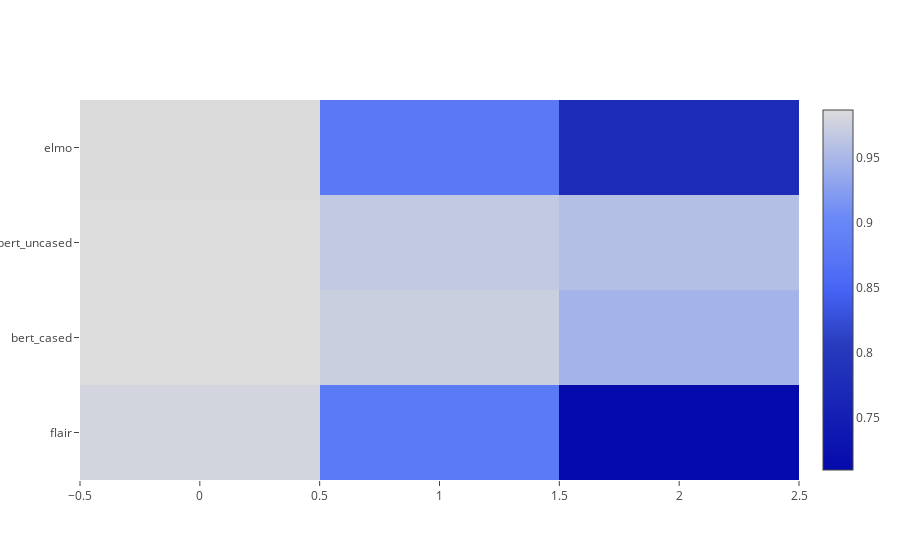
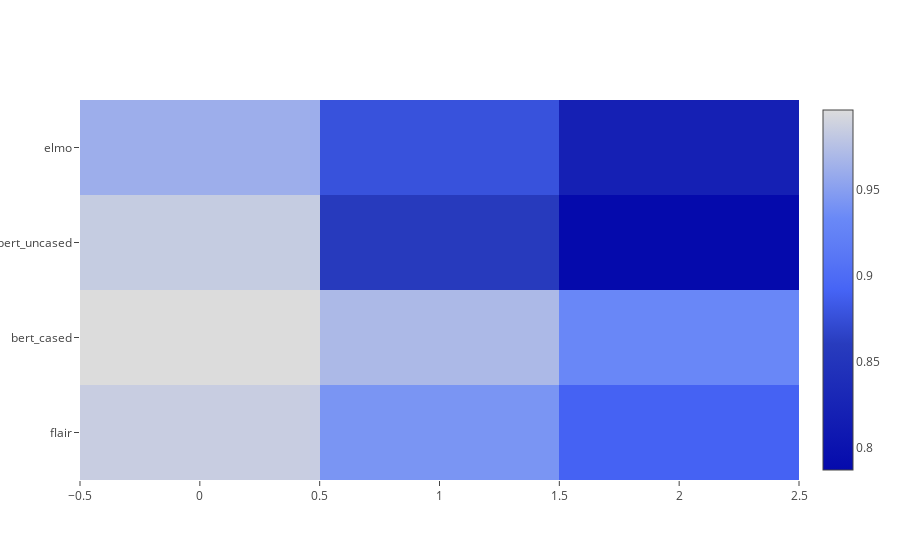
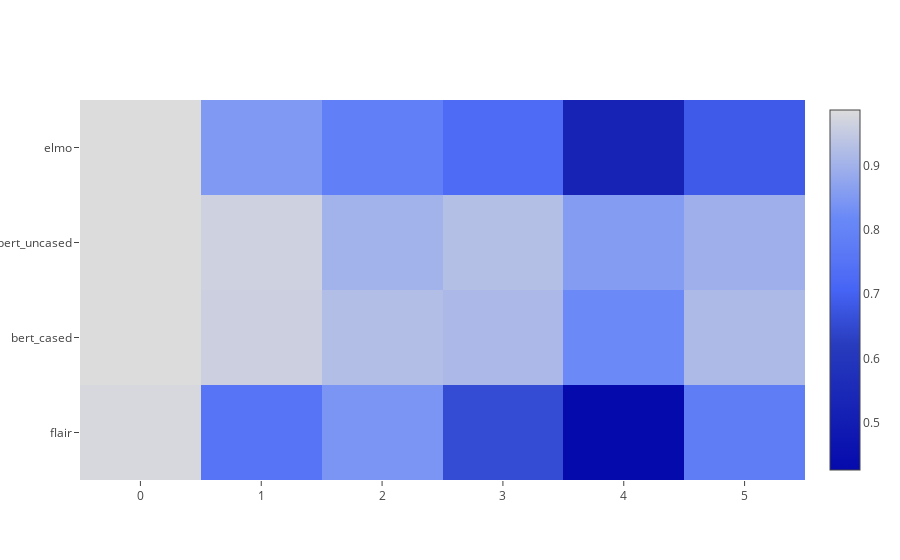
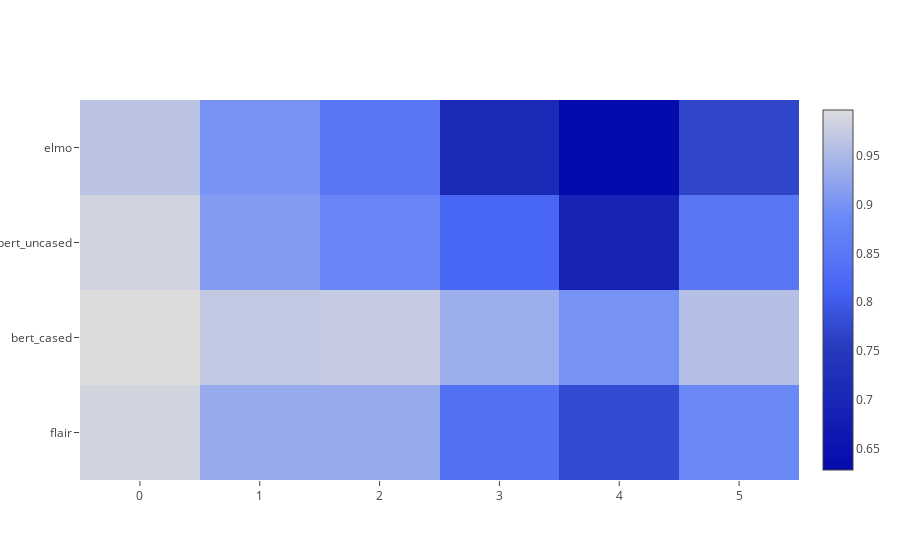

The notebook cell saved with these charts, in order:
### Markdown cell above
## 4. Plot similarities

### Code cell
fig = plotly.tools.make_subplots(rows=1, cols=10)

def plot_similarities(sent, similarities_all, scores_all):
    origin = list(sent[i].keys())[0]
    # print origin sentence
    print(origin + '\n')
    for j in range(len(sent[i][origin])):
        # print each similar sentence
        print(f"{j}. {sent[i][origin][j]}")
        for k in range(len(embedding_names)):
            # print each similarity value for each variant
            print(f"\t {embedding_names[k]} similarity: {similarities_all[i][k][j]}")
    # print scores for all variants
    print(f"Scores: " + ", ".join(f"{embed}: {scor}" for embed, scor in zip(embedding_names, scores_all[i])))
    
    # plot similarity heatmap
    trace = go.Heatmap(z=similarities_all[i], y=embedding_names, colorscale='Blues')
    data=[trace]
    fig.append_trace(trace, 1, i+1)
    iplot(data, filename='basic-heatmap' + str(i))

for i in range(len(sent_eu)):
    
    print(f"Sentence #{i}")
    print("Basque")
    plot_similarities(sent_eu, similarities_all_eu, scores_all_eu)
    print("English")
    plot_similarities(sent_en, similarities_all_en, scores_all_en)

### Figure 1 — Plotly figure (JSON) as saved in the notebook; plotly's stock layout.template omitted (floating-point values rounded to 4 significant figures)
{"data": [{"colorscale": "Blues", "type": "heatmap", "uid": "e0e684d1-9edf-4763-b79b-5713f4835c98", "y": ["flair", "bert_cased", "bert_uncased", "elmo"], "z": [[0.9796, 0.8786, 0.7096], [0.9869, 0.9737, 0.9458], [0.987, 0.9681, 0.9579], [0.9864, 0.8772, 0.7741]]}], "layout": {}}

### Figure 2 — Plotly figure (JSON) as saved in the notebook; plotly's stock layout.template omitted (floating-point values rounded to 4 significant figures)
{"data": [{"colorscale": "Blues", "type": "heatmap", "uid": "2f396eec-0ccd-401c-926c-3c33d2d926ca", "y": ["flair", "bert_cased", "bert_uncased", "elmo"], "z": [[0.9852, 0.9427, 0.8903], [0.9965, 0.9698, 0.9317], [0.984, 0.8576, 0.7869], [0.962, 0.8774, 0.8197]]}], "layout": {}}

### Figure 3 — Plotly figure (JSON) as saved in the notebook; plotly's stock layout.template omitted (floating-point values rounded to 4 significant figures)
{"data": [{"colorscale": "Blues", "type": "heatmap", "uid": "81e7db1f-6129-4fac-aba7-c7f7f1256288", "y": ["flair", "bert_cased", "bert_uncased", "elmo"], "z": [[0.9796, 0.7504, 0.843, 0.6556, 0.426, 0.7815], [0.9869, 0.9613, 0.9269, 0.9148, 0.8215, 0.9179], [0.987, 0.9657, 0.902, 0.9284, 0.8578, 0.8958], [0.9864, 0.8515, 0.7864, 0.7262, 0.5235, 0.6864]]}], "layout": {}}

### Figure 4 — Plotly figure (JSON) as saved in the notebook; plotly's stock layout.template omitted (floating-point values rounded to 4 significant figures)
{"data": [{"colorscale": "Blues", "type": "heatmap", "uid": "2d366ad4-a2c5-4b21-911d-c3690b75a32c", "y": ["flair", "bert_cased", "bert_uncased", "elmo"], "z": [[0.9852, 0.9295, 0.9297, 0.8371, 0.7775, 0.8854], [0.9965, 0.9707, 0.9736, 0.9349, 0.8978, 0.9584], [0.984, 0.9105, 0.8806, 0.8181, 0.6924, 0.8484], [0.9634, 0.8994, 0.8481, 0.7105, 0.6286, 0.7697]]}], "layout": {}}
